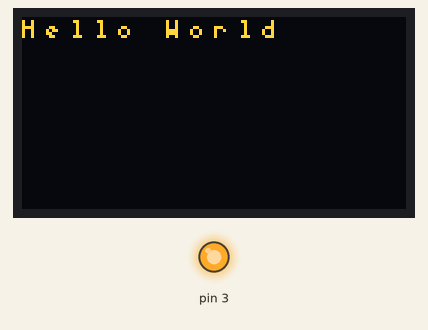
Recording of a sketch running on a simulated Arduino Uno, built with avr-gcc and run on an emulated ATmega328P. On the bench: 128×64 one-colour display, output pins drawn as LEDs (lit = HIGH). The OLED is the two-colour kind (top 16 rows yellow).

Above: at 0.6 s.

The sketch:

414-SSD1309-5pin.ino
```cpp
#include <U8x8lib.h>
#include <Wire.h>

U8X8_SSD1306_128X64_ALT0_HW_I2C u8x8(U8X8_PIN_NONE);

void setup() {
  pinMode(3, OUTPUT);
  digitalWrite(3, LOW);
  delay(500);
  digitalWrite(3, HIGH);
  u8x8.begin();
  //u8x8.setFlipMode(1);
}

void loop() {
  u8x8.setFont(u8x8_font_5x7_f);
  u8x8.setCursor(0,0);
  u8x8.print("Hello World");
  delay(1000);
}
```
